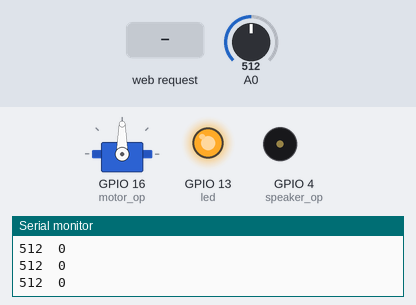
This sketch was run on a simulated ESP8266 (NodeMCU). Parts: servo, output pins drawn as LEDs (lit = HIGH), buzzer (waves = sounding, pin HIGH), the last lines printed to the serial monitor. The test bench sets the inputs (shaded band); at power-on: A0 = 512. WiFi joins after 1.5 s; servers stay silent unless stated.

Above: at 2.7 s.
2.8 s: HTTP request GET /feed received
At 3.4 s:
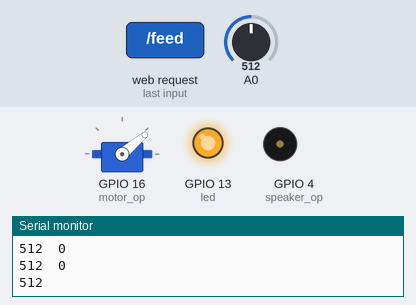
At 6.2 s:
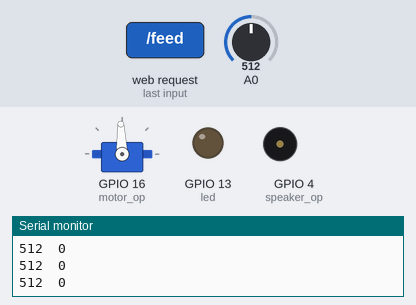
Timing chart, 0 to 7.7 s (numbered marks = the images above; inputs shaded):
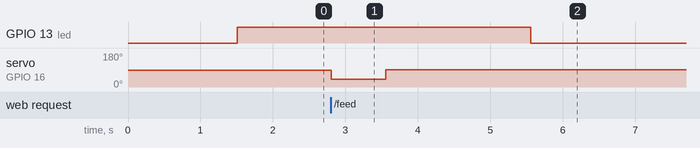

The sketch:

SmartFeeder.ino
```cpp
#include <Servo.h>

#include <ESP8266WiFi.h>
#include <WiFiClient.h>
#include <ESP8266WebServer.h>
#include <ESP8266mDNS.h>


const char* ssid = "dlink";
const char* password = "";

//static const uint8_t D0   = 16;
//static const uint8_t D1   = 5;
//static const uint8_t D2   = 4;
//static const uint8_t D3   = 0;
//static const uint8_t D4   = 2;
//static const uint8_t D5   = 14;
//static const uint8_t D6   = 12;
//static const uint8_t D7   = 13;
//static const uint8_t D8   = 15;
//static const uint8_t D9   = 3;
//static const uint8_t D10  = 1;

short int motor_op = 16;
short int distance_senstor_ip = 5;
short int speaker_op = 4;
// twelve servo objects can be created on most boards

ESP8266WebServer server(80);
Servo myservo;  // create servo object to control a servo
int pos = 0;
const int led = 13;

void run_motor()
{
	//for (pos = 0; pos <= 180; pos += 1)
	//{ // goes from 0 degrees to 180 degrees
	// in steps of 1 degree
	//for (pos = 0; pos <= 90; pos += 1)
	{ // goes from 0 degrees to 180 degrees
	  // in steps of 1 degree
		myservo.write(40);              // tell servo to go to position in variable 'pos'
		delay(750);                       // waits 15ms for the servo to reach the position
	}
	myservo.write(92.8);
	delay(2000);
}

void hello_kitty()
{
	//sing(1);
	//sing(1);
	//sing(2);
	// sing a sing a song
}

bool is_bowl_full()
{
	int kupichka = 0;
	kupichka = analogRead(distance_senstor_ip);
	Serial.print(kupichka);
	Serial.print("  ");

	if (kupichka > 500)
	{
		return false;
	}
	return true;
}

bool try_to_add_food(bool option)
{
	if (option == true || !is_bowl_full())
	{
		run_motor();
		return true;
	}
	return false;
}

void feed()
{
	digitalWrite(led, 1);

	if (try_to_add_food(false))
		server.send(200, "text/plain", "cat is no longer hungry!");
	else
	{
		delay(1000);
		hello_kitty();
		server.send(400, "text/plain", "cat is not eating very much");
	}

	digitalWrite(led, 0);
}

void handleNotFound()
{
	digitalWrite(led, 1);
	server.send(404, "text/plain");
	digitalWrite(led, 0);
}

void setup()
{
	pinMode(led, OUTPUT);
	digitalWrite(led, 0);
	Serial.begin(115200);
	WiFi.begin(ssid, password);
	Serial.println("");

	// Wait for connection
	while (WiFi.status() != WL_CONNECTED) {
		delay(500);
		Serial.print(".");
	}
	Serial.println("");
	Serial.print("Connected to ");
	Serial.println(ssid);
	Serial.print("IP address: ");
	Serial.println(WiFi.localIP());


	if (MDNS.begin("esp8266")) {
		Serial.println("MDNS responder started");
	}

	server.on("/feed", feed);
	server.onNotFound(handleNotFound);

	server.begin();
	Serial.println("HTTP server started");

	// Motor stuff below
	Serial.begin(9600);
	myservo.attach(motor_op);
	// attaches the servo on pin 9 to the servo object
	pinMode(distance_senstor_ip, INPUT);
	pinMode(speaker_op, OUTPUT);
	digitalWrite(led, 1);
}

void loop()
{
	server.handleClient();

	// distnace motor tests
	Serial.print((int)is_bowl_full());
	Serial.print("\n");

	// motort tests 1 oborot

	//run_motor();

	delay(1);
}
```

mario.ino
```cpp
///*
//Arduino Mario Bros Tunes
//With Piezo Buzzer and PWM
//
//Connect the positive side of the Buzzer to pin 3,
//then the negative side to a 1k ohm resistor. Connect
//the other side of the 1 k ohm resistor to
//ground(GND) pin on the Arduino.
//
//by: Dipto Pratyaksa
//last updated: 31/3/13
//*/
//
///*************************************************
//* Public Constants
//*************************************************/
//
//#define NOTE_B0  31
//#define NOTE_C1  33
//#define NOTE_CS1 35
//#define NOTE_D1  37
//#define NOTE_DS1 39
//#define NOTE_E1  41
//#define NOTE_F1  44
//#define NOTE_FS1 46
//#define NOTE_G1  49
//#define NOTE_GS1 52
//#define NOTE_A1  55
//#define NOTE_AS1 58
//#define NOTE_B1  62
//#define NOTE_C2  65
//#define NOTE_CS2 69
//#define NOTE_D2  73
//#define NOTE_DS2 78
//#define NOTE_E2  82
//#define NOTE_F2  87
//#define NOTE_FS2 93
//#define NOTE_G2  98
//#define NOTE_GS2 104
//#define NOTE_A2  110
//#define NOTE_AS2 117
//#define NOTE_B2  123
//#define NOTE_C3  131
//#define NOTE_CS3 139
//#define NOTE_D3  147
//#define NOTE_DS3 156
//#define NOTE_E3  165
//#define NOTE_F3  175
//#define NOTE_FS3 185
//#define NOTE_G3  196
//#define NOTE_GS3 208
//#define NOTE_A3  220
//#define NOTE_AS3 233
//#define NOTE_B3  247
//#define NOTE_C4  262
//#define NOTE_CS4 277
//#define NOTE_D4  294
//#define NOTE_DS4 311
//#define NOTE_E4  330
//#define NOTE_F4  349
//#define NOTE_FS4 370
//#define NOTE_G4  392
//#define NOTE_GS4 415
//#define NOTE_A4  440
//#define NOTE_AS4 466
//#define NOTE_B4  494
//#define NOTE_C5  523
//#define NOTE_CS5 554
//#define NOTE_D5  587
//#define NOTE_DS5 622
//#define NOTE_E5  659
//#define NOTE_F5  698
//#define NOTE_FS5 740
//#define NOTE_G5  784
//#define NOTE_GS5 831
//#define NOTE_A5  880
//#define NOTE_AS5 932
//#define NOTE_B5  988
//#define NOTE_C6  1047
//#define NOTE_CS6 1109
//#define NOTE_D6  1175
//#define NOTE_DS6 1245
//#define NOTE_E6  1319
//#define NOTE_F6  1397
//#define NOTE_FS6 1480
//#define NOTE_G6  1568
//#define NOTE_GS6 1661
//#define NOTE_A6  1760
//#define NOTE_AS6 1865
//#define NOTE_B6  1976
//#define NOTE_C7  2093
//#define NOTE_CS7 2217
//#define NOTE_D7  2349
//#define NOTE_DS7 2489
//#define NOTE_E7  2637
//#define NOTE_F7  2794
//#define NOTE_FS7 2960
//#define NOTE_G7  3136
//#define NOTE_GS7 3322
//#define NOTE_A7  3520
//#define NOTE_AS7 3729
//#define NOTE_B7  3951
//#define NOTE_C8  4186
//#define NOTE_CS8 4435
//#define NOTE_D8  4699
//#define NOTE_DS8 4978
//
//#define melodyPin 3
////Mario main theme melody
//int melody[] = {
//	NOTE_E7, NOTE_E7, 0, NOTE_E7,
//	0, NOTE_C7, NOTE_E7, 0,
//	NOTE_G7, 0, 0,  0,
//	NOTE_G6, 0, 0, 0,
//
//	NOTE_C7, 0, 0, NOTE_G6,
//	0, 0, NOTE_E6, 0,
//	0, NOTE_A6, 0, NOTE_B6,
//	0, NOTE_AS6, NOTE_A6, 0,
//
//	NOTE_G6, NOTE_E7, NOTE_G7,
//	NOTE_A7, 0, NOTE_F7, NOTE_G7,
//	0, NOTE_E7, 0, NOTE_C7,
//	NOTE_D7, NOTE_B6, 0, 0,
//
//	NOTE_C7, 0, 0, NOTE_G6,
//	0, 0, NOTE_E6, 0,
//	0, NOTE_A6, 0, NOTE_B6,
//	0, NOTE_AS6, NOTE_A6, 0,
//
//	NOTE_G6, NOTE_E7, NOTE_G7,
//	NOTE_A7, 0, NOTE_F7, NOTE_G7,
//	0, NOTE_E7, 0, NOTE_C7,
//	NOTE_D7, NOTE_B6, 0, 0
//};
////Mario main them tempo
//int tempo[] = {
//	12, 12, 12, 12,
//	12, 12, 12, 12,
//	12, 12, 12, 12,
//	12, 12, 12, 12,
//
//	12, 12, 12, 12,
//	12, 12, 12, 12,
//	12, 12, 12, 12,
//	12, 12, 12, 12,
//
//	9, 9, 9,
//	12, 12, 12, 12,
//	12, 12, 12, 12,
//	12, 12, 12, 12,
//
//	12, 12, 12, 12,
//	12, 12, 12, 12,
//	12, 12, 12, 12,
//	12, 12, 12, 12,
//
//	9, 9, 9,
//	12, 12, 12, 12,
//	12, 12, 12, 12,
//	12, 12, 12, 12,
//};
////Underworld melody
//int underworld_melody[] = {
//	NOTE_C4, NOTE_C5, NOTE_A3, NOTE_A4,
//	NOTE_AS3, NOTE_AS4, 0,
//	0,
//	NOTE_C4, NOTE_C5, NOTE_A3, NOTE_A4,
//	NOTE_AS3, NOTE_AS4, 0,
//	0,
//	NOTE_F3, NOTE_F4, NOTE_D3, NOTE_D4,
//	NOTE_DS3, NOTE_DS4, 0,
//	0,
//	NOTE_F3, NOTE_F4, NOTE_D3, NOTE_D4,
//	NOTE_DS3, NOTE_DS4, 0,
//	0, NOTE_DS4, NOTE_CS4, NOTE_D4,
//	NOTE_CS4, NOTE_DS4,
//	NOTE_DS4, NOTE_GS3,
//	NOTE_G3, NOTE_CS4,
//	NOTE_C4, NOTE_FS4, NOTE_F4, NOTE_E3, NOTE_AS4, NOTE_A4,
//	NOTE_GS4, NOTE_DS4, NOTE_B3,
//	NOTE_AS3, NOTE_A3, NOTE_GS3,
//	0, 0, 0
//};
////Underwolrd tempo
//int underworld_tempo[] = {
//	12, 12, 12, 12,
//	12, 12, 6,
//	3,
//	12, 12, 12, 12,
//	12, 12, 6,
//	3,
//	12, 12, 12, 12,
//	12, 12, 6,
//	3,
//	12, 12, 12, 12,
//	12, 12, 6,
//	6, 18, 18, 18,
//	6, 6,
//	6, 6,
//	6, 6,
//	18, 18, 18, 18, 18, 18,
//	10, 10, 10,
//	10, 10, 10,
//	3, 3, 3
//};
//
//int song = 0;
//
//void sing(int s) {
//	// iterate over the notes of the melody:
//	song = s;
//	if (song == 2) {
//		Serial.println(" 'Underworld Theme'");
//		int size = sizeof(underworld_melody) / sizeof(int);
//		for (int thisNote = 0; thisNote < size; thisNote++) {
//
//			// to calculate the note duration, take one second
//			// divided by the note type.
//			//e.g. quarter note = 1000 / 4, eighth note = 1000/8, etc.
//			int noteDuration = 1000 / underworld_tempo[thisNote];
//
//			buzz(melodyPin, underworld_melody[thisNote], noteDuration);
//
//			// to distinguish the notes, set a minimum time between them.
//			// the note's duration + 30% seems to work well:
//			int pauseBetweenNotes = noteDuration * 1.30;
//			delay(pauseBetweenNotes);
//
//			// stop the tone playing:
//			buzz(melodyPin, 0, noteDuration);
//
//		}
//
//	}
//	else {
//
//		Serial.println(" 'Mario Theme'");
//		int size = sizeof(melody) / sizeof(int);
//		for (int thisNote = 0; thisNote < size; thisNote++) {
//
//			// to calculate the note duration, take one second
//			// divided by the note type.
//			//e.g. quarter note = 1000 / 4, eighth note = 1000/8, etc.
//			int noteDuration = 1000 / tempo[thisNote];
//
//			buzz(melodyPin, melody[thisNote], noteDuration);
//
//			// to distinguish the notes, set a minimum time between them.
//			// the note's duration + 30% seems to work well:
//			int pauseBetweenNotes = noteDuration * 1.30;
//			delay(pauseBetweenNotes);
//
//			// stop the tone playing:
//			buzz(melodyPin, 0, noteDuration);
//
//		}
//	}
//}
//
//void buzz(int targetPin, long frequency, long length) {
//	digitalWrite(13, HIGH);
//	long delayValue = 1000000 / frequency / 2; // calculate the delay value between transitions
//											   //// 1 second's worth of microseconds, divided by the frequency, then split in half since
//											   //// there are two phases to each cycle
//	long numCycles = frequency * length / 1000; // calculate the number of cycles for proper timing
//												//// multiply frequency, which is really cycles per second, by the number of seconds to
//												//// get the total number of cycles to produce
//	for (long i = 0; i < numCycles; i++) { // for the calculated length of time...
//		digitalWrite(targetPin, HIGH); // write the buzzer pin high to push out the diaphram
//		delayMicroseconds(delayValue); // wait for the calculated delay value
//		digitalWrite(targetPin, LOW); // write the buzzer pin low to pull back the diaphram
//		delayMicroseconds(delayValue); // wait again or the calculated delay value
//	}
//	digitalWrite(13, LOW);
//
//}
```

Measured:
- after the input at 2.8 s, GPIO 13 (led): HIGH → LOW after 2.8 s; servo on GPIO 16 (motor_op): 90° → 40° at once, → 92° 0.75 s later
